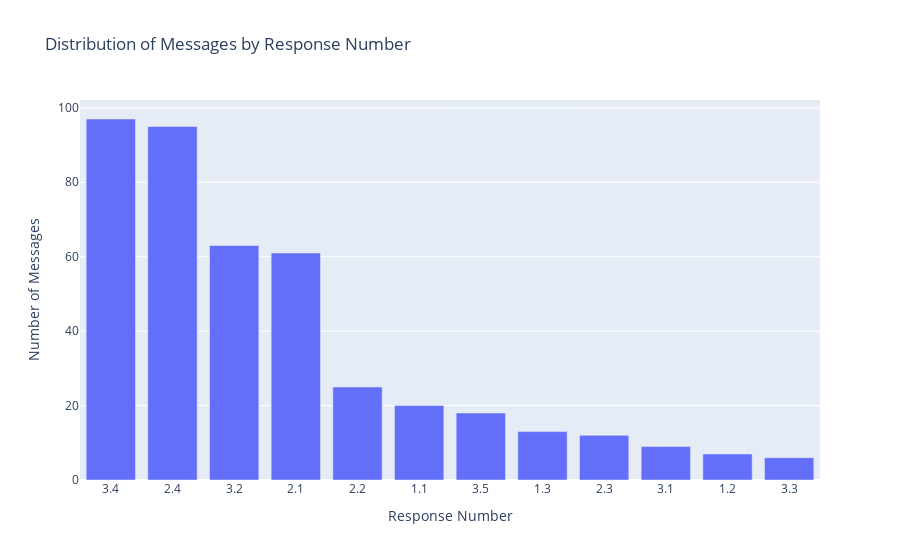

The code cell stored with this chart in its notebook:
### Code cell
# Count the number of messages per response number
message_counts_by_response_number = data['response_number'].value_counts()

# Create a bar chart using Plotly Express
fig = px.bar(x=message_counts_by_response_number.index.astype(str), y=message_counts_by_response_number.values, 
             labels={'x': 'Response Number', 'y': 'Number of Messages'},
             title='Distribution of Messages by Response Number')
fig.show()

fig.write_image('./images/messages_by_response_number.pdf', format='pdf')

### Figure 1 — Plotly figure (JSON) as saved in the notebook; plotly's stock layout.template omitted (floating-point values rounded to 4 significant figures)
{"data": [{"alignmentgroup": "True", "hovertemplate": "Response Number=%{x}<br>Number of Messages=%{y}<extra></extra>", "legendgroup": "", "marker": {"color": "#636efa", "pattern": {"shape": ""}}, "name": "", "offsetgroup": "", "orientation": "v", "showlegend": false, "textposition": "auto", "type": "bar", "x": ["3.4", "2.4", "3.2", "2.1", "2.2", "1.1", "3.5", "1.3", "2.3", "3.1", "1.2", "3.3"], "xaxis": "x", "y": [97, 95, 63, 61, 25, 20, 18, 13, 12, 9, 7, 6], "yaxis": "y"}], "layout": {"barmode": "relative", "legend": {"tracegroupgap": 0}, "title": {"text": "Distribution of Messages by Response Number"}, "xaxis": {"anchor": "y", "domain": [0, 1], "title": {"text": "Response Number"}}, "yaxis": {"anchor": "x", "domain": [0, 1], "title": {"text": "Number of Messages"}}}}
